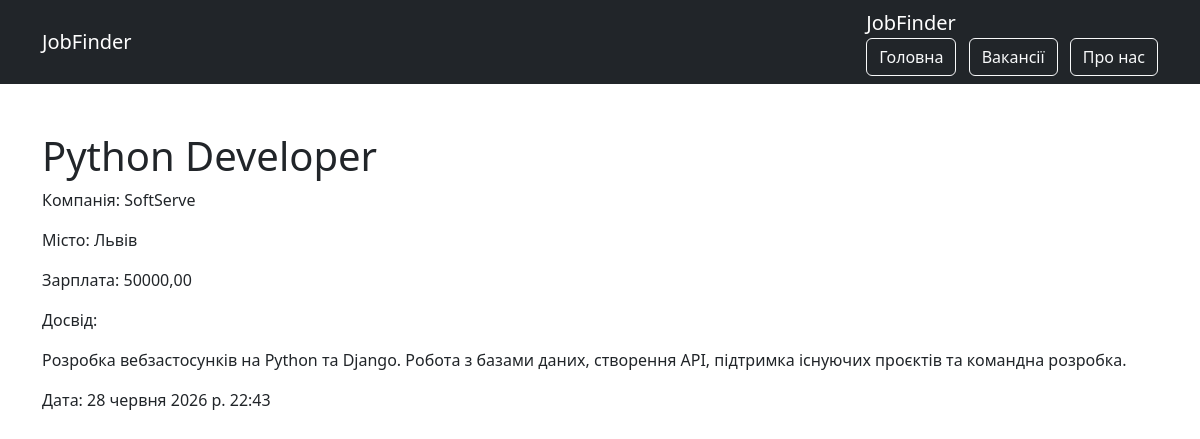
The page /vacancies/1/ on the database its author committed.
### jobs_proj/models.py (models this page shows, shortened)
class Vacancy(models.Model):
    title = models.CharField(max_length=255)
    company = models.CharField(max_length=255)
    location = models.CharField(max_length=255)
    salary = models.DecimalField(
        max_digits=12,
        decimal_places=2,
        default=0
    )
    description = models.TextField()
    source_url = models.URLField(
        blank=True,
        unique=True
    )
    created_at = models.DateTimeField(auto_now_add=True)

### jobs_proj/views.py (the view)
def vacancy_detail(request, id):
    vacancy = get_object_or_404(Vacancy, id=id)
    return render(request, "jobs_proj/detail.html", {
        "vacancy": vacancy
    })

### jobs_proj/templates/jobs_proj/detail.html (shortened to what this page needs)
{% extends 'jobs_proj/base.html' %}
{% block content %}
<h1>
{{ vacancy.title }}
</h1>
<p>
Компанія:
{{ vacancy.company }}
</p>
<p>
Місто:
{{ vacancy.location }}
</p>
<p>
Зарплата:
{{ vacancy.salary }}
</p>
<p>
Досвід:
</p>
<p>
{{ vacancy.description }}
</p>
<p>
Дата:
{{ vacancy.created_at }}
</p>
{% endblock %}

### rows shown on the page
Vacancy: title "Python Developer", company "SoftServe", location "Львів", salary "50000,00", description "Розробка вебзастосунків на Python та Django. Робота з базами даних, створення API, підтримка існуючих проєктів та командна розробка.", created_at "28 червня 2026 р. 22:43"
